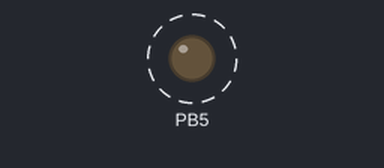
The program below on a simulated ATmega328P, built with avr-gcc and emulated at 16 MHz. Shown: output pins drawn as LEDs (lit = HIGH). Dashed ring = blinking.

Above: at 0.5 s.
Timing chart, 0 to 4.6 s (numbered marks = the images above):
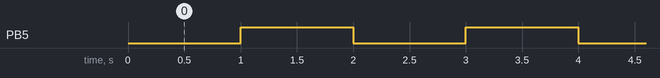

The program:

main.c
```c
/*
 * HelloWorld.c
 *
 * Created: 2020-04-25 오후 5:30:53
 * Author : user
 */

#define F_CPU 16000000L
#include <avr/io.h>
#include <util/delay.h>

int main(void)
{
    DDRB = 0x20;

    while (1)
    {
		PORTB = 0x00;		// 끄기
		_delay_ms(1000);
		PORTB = 0x20;		// 켜기
		_delay_ms(1000);
    }

	return 1;
}
```

Measured:
- by itself, PB5: alternates HIGH for 1.0 s and LOW for 1.0 s
